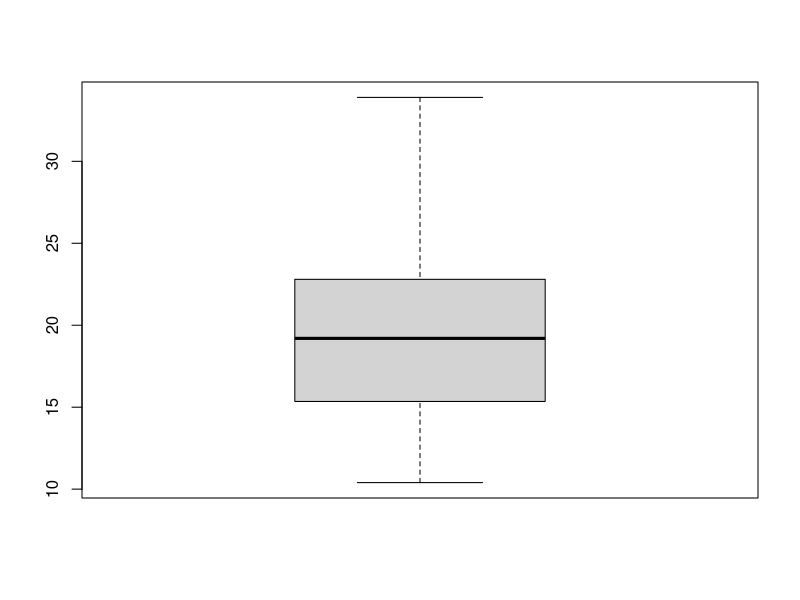
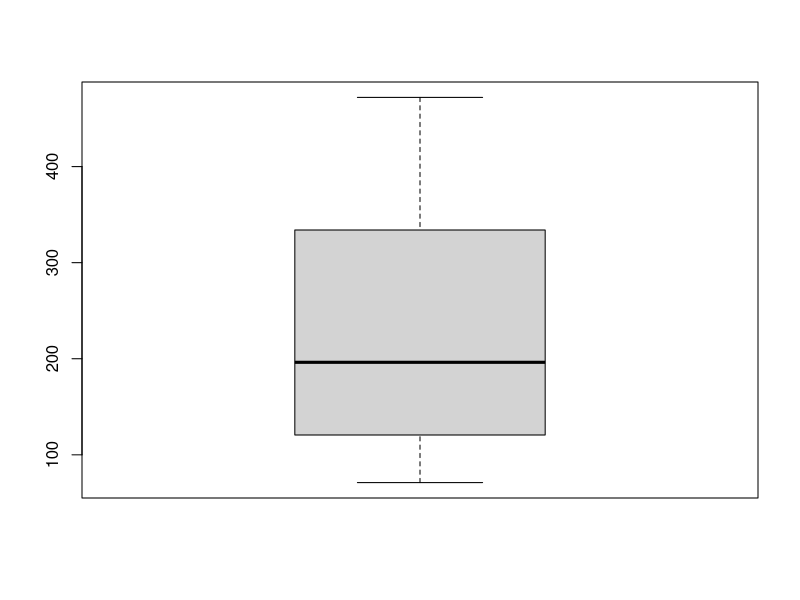
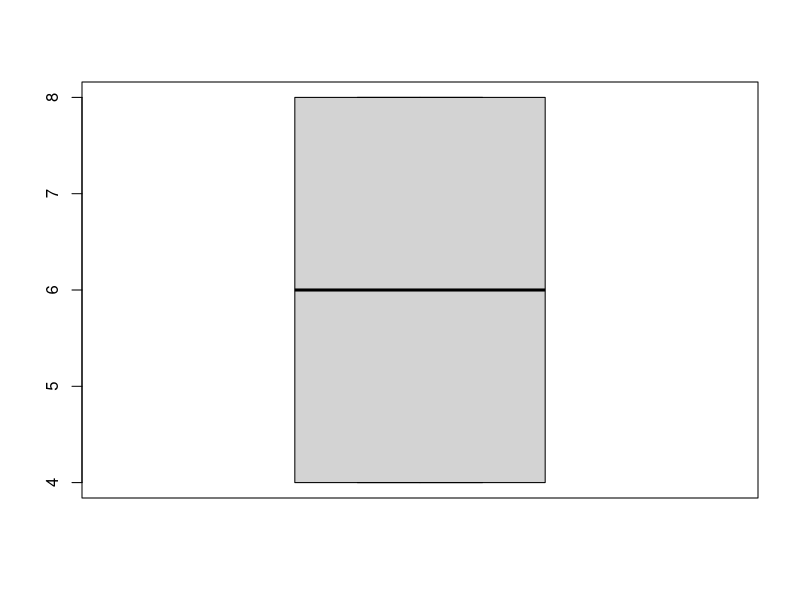
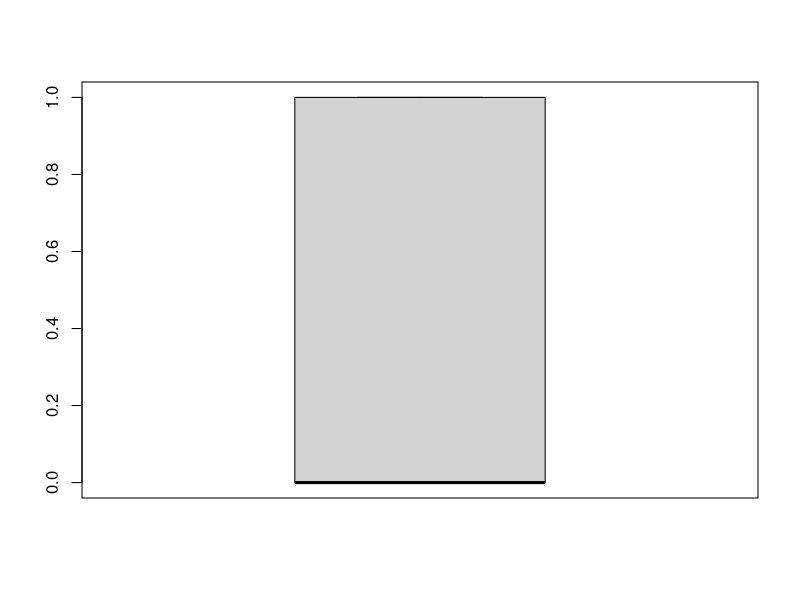
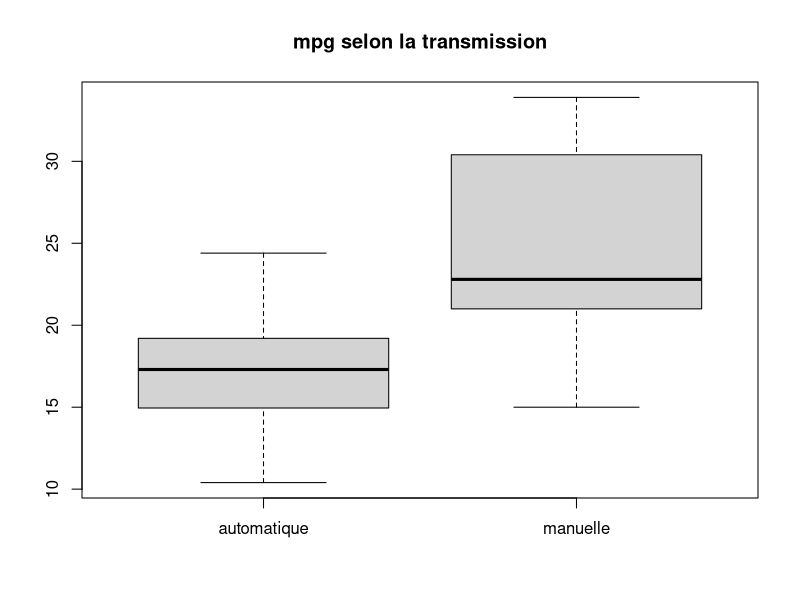

The R script that drew these images, in order: (Note: this script raises an error after producing the figures.)
#-------------Exercice 1-------------------------------------
help(mtcars)
mtcars
names(mtcars)
head(mtcars)

cyl <- mtcars$cyl
am <- mtcars$am
mtcars$mpg
disp <- mtcars$disp
# Qualiquative : vs, am
# Quantitative : disp, wt

help(summary) # Summary va donner min max mean median ...
max(disp)
summary(disp)

#-------------Exercice 2-------------------------------------
mtcars$mpg->mpg

boxplot(mpg)
boxplot(disp)
boxplot(cyl)
boxplot(am)

mtcars[am==0,"mpg"]->mpga # Automatique
mpga
mtcars[am==1,"mpg"]->mpgm # Manuel
mpgm

boxplot(mpga,mpgm,names=c("automatique","manuelle"),main="mpg selon la transmission")
boxplot()        